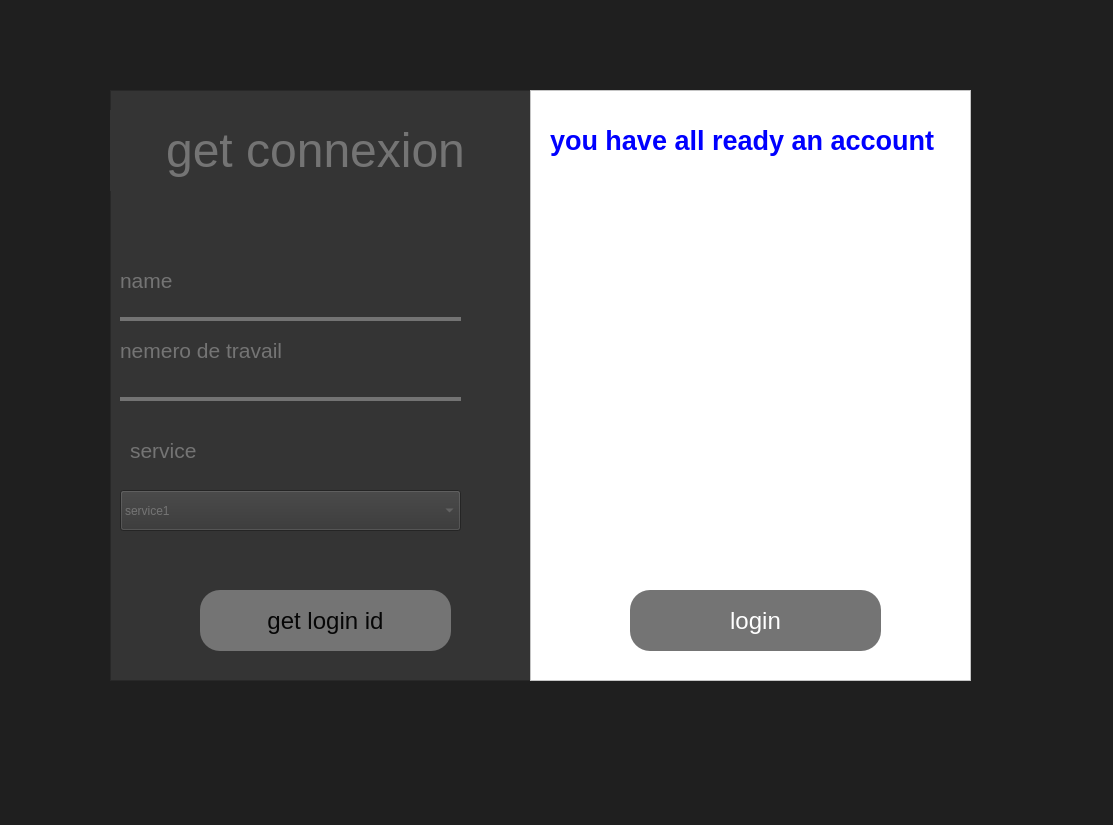
<?xml version="1.0" encoding="UTF-8"?>
<ui version="4.0">
 <class>MainWindow</class>
 <widget class="QMainWindow" name="MainWindow">
  <property name="geometry">
   <rect>
    <x>0</x>
    <y>0</y>
    <width>1113</width>
    <height>825</height>
   </rect>
  </property>
  <property name="windowTitle">
   <string>MainWindow</string>
  </property>
  <property name="windowIcon">
   <iconset>
    <normaloff>D:/Minimalistic-Flat-Modern-GUI-Template-master/Minimalistic-Flat-Modern-GUI-Template-master/images/Layout/frontpageAsset 1.png</normaloff>D:/Minimalistic-Flat-Modern-GUI-Template-master/Minimalistic-Flat-Modern-GUI-Template-master/images/Layout/frontpageAsset 1.png</iconset>
  </property>
  <property name="autoFillBackground">
   <bool>false</bool>
  </property>
  <property name="styleSheet">
   <string notr="true">background-color: rgb(31, 31, 31);</string>
  </property>
  <widget class="QWidget" name="centralwidget">
   <widget class="QWidget" name="widget" native="true">
    <property name="geometry">
     <rect>
      <x>110</x>
      <y>90</y>
      <width>861</width>
      <height>591</height>
     </rect>
    </property>
    <widget class="QFrame" name="leftpanel_2">
     <property name="geometry">
      <rect>
       <x>0</x>
       <y>0</y>
       <width>421</width>
       <height>591</height>
      </rect>
     </property>
     <property name="styleSheet">
      <string notr="true">background-color: rgb(52, 52, 52);
color: rgb(116,116,116);</string>
     </property>
     <property name="frameShape">
      <enum>QFrame::StyledPanel</enum>
     </property>
     <property name="frameShadow">
      <enum>QFrame::Raised</enum>
     </property>
     <widget class="QLabel" name="label">
      <property name="geometry">
       <rect>
        <x>0</x>
        <y>20</y>
        <width>411</width>
        <height>81</height>
       </rect>
      </property>
      <property name="font">
       <font>
        <pointsize>36</pointsize>
        <weight>50</weight>
        <bold>false</bold>
       </font>
      </property>
      <property name="contextMenuPolicy">
       <enum>Qt::DefaultContextMenu</enum>
      </property>
      <property name="styleSheet">
       <string notr="true">color:rgb(116, 116, 116);</string>
      </property>
      <property name="frameShape">
       <enum>QFrame::NoFrame</enum>
      </property>
      <property name="frameShadow">
       <enum>QFrame::Sunken</enum>
      </property>
      <property name="lineWidth">
       <number>5</number>
      </property>
      <property name="midLineWidth">
       <number>5</number>
      </property>
      <property name="text">
       <string>get connexion</string>
      </property>
      <property name="alignment">
       <set>Qt::AlignCenter</set>
      </property>
     </widget>
     <widget class="QLabel" name="label_2">
      <property name="geometry">
       <rect>
        <x>10</x>
        <y>180</y>
        <width>131</width>
        <height>21</height>
       </rect>
      </property>
      <property name="font">
       <font>
        <pointsize>16</pointsize>
       </font>
      </property>
      <property name="text">
       <string>name</string>
      </property>
     </widget>
     <widget class="QLabel" name="label_3">
      <property name="geometry">
       <rect>
        <x>10</x>
        <y>250</y>
        <width>221</width>
        <height>21</height>
       </rect>
      </property>
      <property name="font">
       <font>
        <pointsize>16</pointsize>
       </font>
      </property>
      <property name="text">
       <string>nemero de travail</string>
      </property>
     </widget>
     <widget class="QLineEdit" name="name">
      <property name="geometry">
       <rect>
        <x>10</x>
        <y>200</y>
        <width>341</width>
        <height>31</height>
       </rect>
      </property>
      <property name="font">
       <font>
        <pointsize>14</pointsize>
       </font>
      </property>
      <property name="styleSheet">
       <string notr="true">border:none;
border-bottom: 4px solid rgb(115, 115, 115) ;</string>
      </property>
     </widget>
     <widget class="QLineEdit" name="numerotravail">
      <property name="geometry">
       <rect>
        <x>10</x>
        <y>280</y>
        <width>341</width>
        <height>31</height>
       </rect>
      </property>
      <property name="font">
       <font>
        <pointsize>14</pointsize>
       </font>
      </property>
      <property name="styleSheet">
       <string notr="true">border:none;
border-bottom: 4px solid rgb(115, 115, 115) ;
</string>
      </property>
      <property name="echoMode">
       <enum>QLineEdit::Password</enum>
      </property>
     </widget>
     <widget class="QPushButton" name="generatebutton">
      <property name="geometry">
       <rect>
        <x>90</x>
        <y>500</y>
        <width>251</width>
        <height>61</height>
       </rect>
      </property>
      <property name="font">
       <font>
        <pointsize>18</pointsize>
       </font>
      </property>
      <property name="styleSheet">
       <string notr="true">background-color: rgb(116, 116, 116);
color: rgb(6, 6, 6);
border-radius: 20px;
padding: 5px;</string>
      </property>
      <property name="text">
       <string>get login id</string>
      </property>
     </widget>
     <widget class="QLabel" name="label_4">
      <property name="geometry">
       <rect>
        <x>20</x>
        <y>350</y>
        <width>131</width>
        <height>21</height>
       </rect>
      </property>
      <property name="font">
       <font>
        <pointsize>16</pointsize>
       </font>
      </property>
      <property name="text">
       <string>service</string>
      </property>
     </widget>
     <widget class="QComboBox" name="services">
      <property name="geometry">
       <rect>
        <x>10</x>
        <y>400</y>
        <width>341</width>
        <height>41</height>
       </rect>
      </property>
      <item>
       <property name="text">
        <string>service1</string>
       </property>
      </item>
      <item>
       <property name="text">
        <string>service2</string>
       </property>
      </item>
     </widget>
    </widget>
    <widget class="QFrame" name="leftpanel">
     <property name="geometry">
      <rect>
       <x>420</x>
       <y>0</y>
       <width>441</width>
       <height>591</height>
      </rect>
     </property>
     <property name="styleSheet">
      <string notr="true">background-color: rgb(255, 255, 255);
background-image: url(':/icons/python/icons/login.svg'); 
background-repeat: no-repeat;
background-position: center;
background-size: cover;</string>
     </property>
     <property name="frameShape">
      <enum>QFrame::StyledPanel</enum>
     </property>
     <property name="frameShadow">
      <enum>QFrame::Raised</enum>
     </property>
     <widget class="QPushButton" name="loginbutton">
      <property name="geometry">
       <rect>
        <x>100</x>
        <y>500</y>
        <width>251</width>
        <height>61</height>
       </rect>
      </property>
      <property name="font">
       <font>
        <pointsize>18</pointsize>
       </font>
      </property>
      <property name="styleSheet">
       <string notr="true">background:rgb(116,116,116);
color: white;
border-radius: 20px;
padding: 5px;</string>
      </property>
      <property name="text">
       <string>login</string>
      </property>
     </widget>
     <widget class="QLabel" name="label_5">
      <property name="geometry">
       <rect>
        <x>20</x>
        <y>30</y>
        <width>411</width>
        <height>41</height>
       </rect>
      </property>
      <property name="font">
       <font>
        <pointsize>20</pointsize>
        <weight>75</weight>
        <italic>false</italic>
        <bold>true</bold>
       </font>
      </property>
      <property name="styleSheet">
       <string notr="true">background: transparent ;
color: blue;</string>
      </property>
      <property name="text">
       <string>you have all ready an account</string>
      </property>
     </widget>
    </widget>
   </widget>
  </widget>
  <widget class="QMenuBar" name="menubar">
   <property name="geometry">
    <rect>
     <x>0</x>
     <y>0</y>
     <width>1113</width>
     <height>21</height>
    </rect>
   </property>
  </widget>
  <widget class="QStatusBar" name="statusbar"/>
 </widget>
 <resources>
  <include location="D:/Python-tp-main/img.qrc"/>
 </resources>
 <connections/>
</ui>
